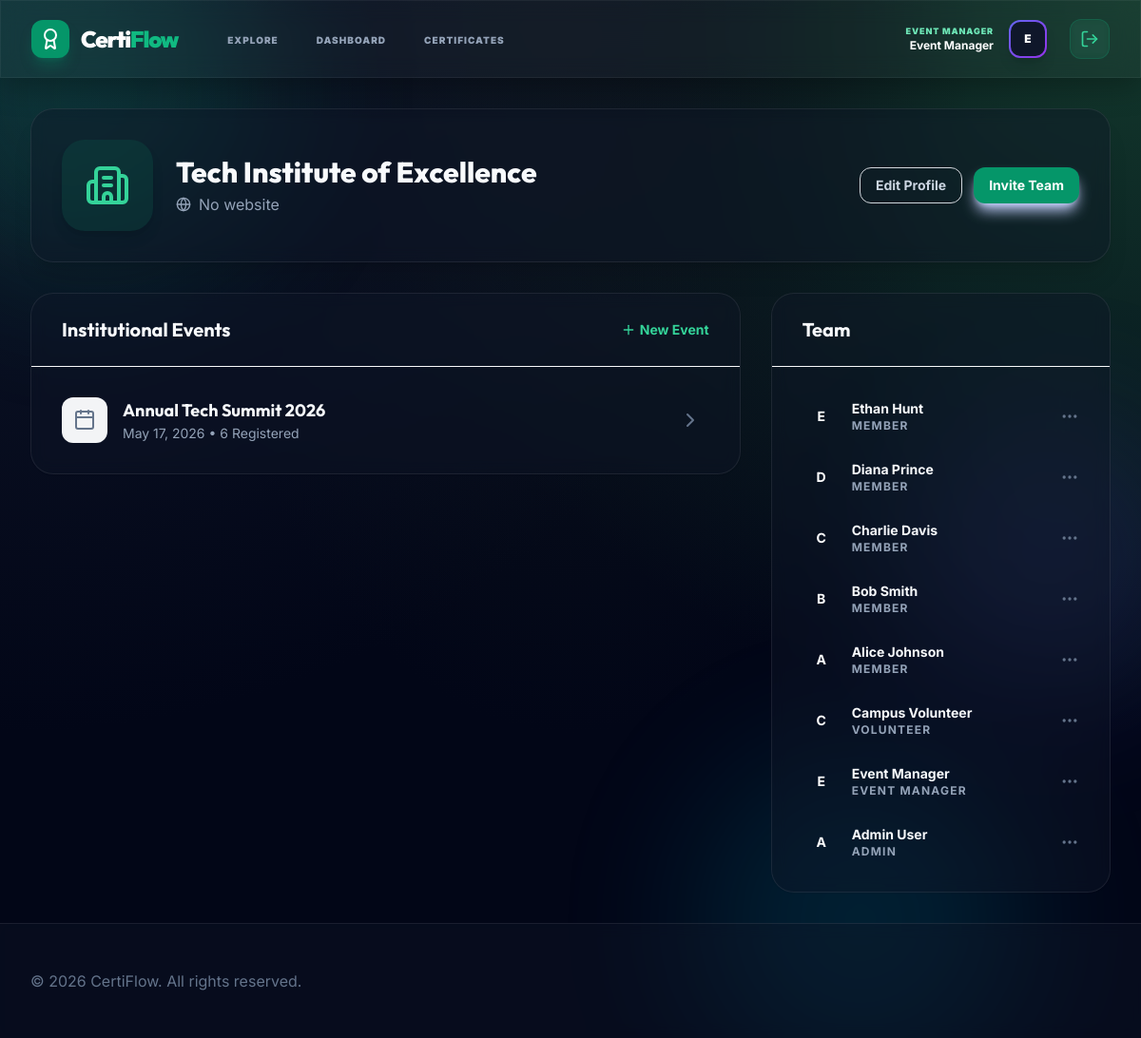
The page /organizations/tech-institute/ (signed in) on the database as committed earlier.
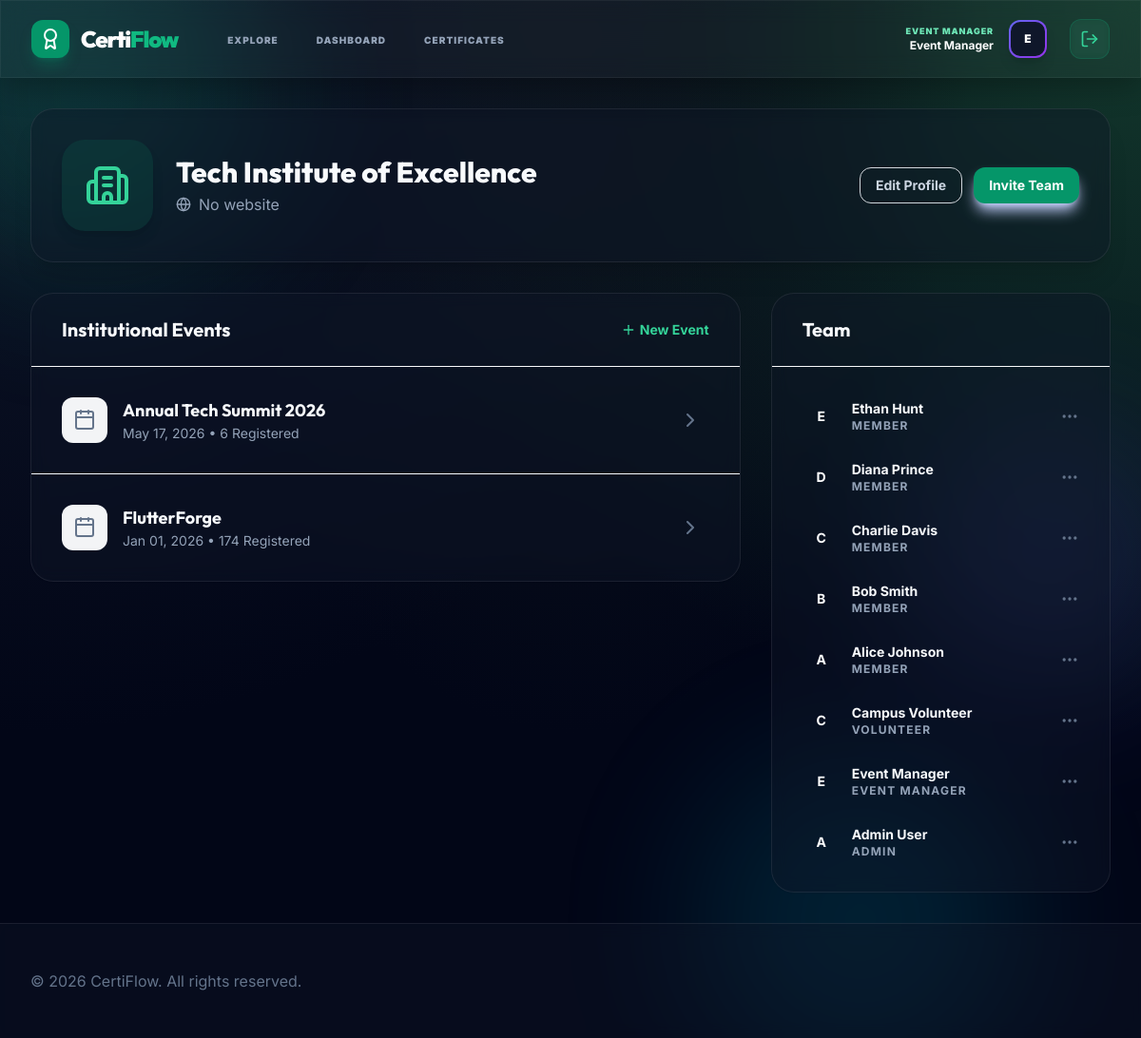
The same page on the database as committed later.
### events/models.py (models this page shows, shortened)
class Event(models.Model):
    class Status(models.TextChoices):
        DRAFT = 'draft', _('Draft')
        PUBLISHED = 'published', _('Published')
        REGISTRATION_CLOSED = 'registration_closed', _('Registration Closed')
        ONGOING = 'ongoing', _('Ongoing')
        COMPLETED = 'completed', _('Completed')
        CANCELLED = 'cancelled', _('Cancelled')
    class EventType(models.TextChoices):
        WORKSHOP = 'workshop', _('Workshop')
        SEMINAR = 'seminar', _('Seminar')
        CONFERENCE = 'conference', _('Conference')
        HACKATHON = 'hackathon', _('Hackathon')
        WEBINAR = 'webinar', _('Webinar')
        COMPETITION = 'competition', _('Competition')
        SOCIAL = 'social', _('Social Event')
        OTHER = 'other', _('Other')
    id = models.UUIDField(primary_key=True, default=uuid.uuid4, editable=False)
    organization = models.ForeignKey(Organization, on_delete=models.CASCADE, related_name='events')
    created_by = models.ForeignKey(User, on_delete=models.SET_NULL, null=True, related_name='created_events')
    title = models.CharField(max_length=300)
    slug = models.SlugField(max_length=300)
    description = models.TextField()
    event_type = models.CharField(max_length=20, choices=EventType.choices, default=EventType.WORKSHOP)
    banner_image = models.ImageField(upload_to='event_banners/', null=True, blank=True)
    tags = models.CharField(max_length=500, blank=True, help_text='Comma-separated tags')
    venue_name = models.CharField(max_length=300, blank=True)
    venue_address = models.TextField(blank=True)
    is_online = models.BooleanField(default=False)
    online_link = models.URLField(blank=True)
    start_datetime = models.DateTimeField()
    end_datetime = models.DateTimeField()
    registration_deadline = models.DateTimeField(null=True, blank=True)
    attendance_start = models.DateTimeField(null=True, blank=True)
    attendance_end = models.DateTimeField(null=True, blank=True)
    max_capacity = models.PositiveIntegerField(null=True, blank=True, help_text='Leave blank for unlimited')
    is_waitlist_enabled = models.BooleanField(default=False)
    certificate_eligibility_min_attendance_minutes = models.PositiveIntegerField(
        default=0, help_text='Minimum attendance minutes for certificate eligibility'
    )
    certificate_eligible_all = models.BooleanField(
        default=True, help_text='All registered participants get certificate'
    )
    status = models.CharField(max_length=30, choices=Status.choices, default=Status.DRAFT)
    is_featured = models.BooleanField(default=False)
    created_at = models.DateTimeField(auto_now_add=True)
    updated_at = models.DateTimeField(auto_now=True)
    class Meta:
        unique_together = ('organization', 'slug')
        ordering = ['-start_datetime']
        indexes = [
            models.Index(fields=['organization', 'status']),
            models.Index(fields=['start_datetime']),
            models.Index(fields=['slug']),
        ]
    @property
    def registered_count(self):
        return self.registrations.filter(status='confirmed').count()

### organizations/models.py (models this page shows, shortened)
class Membership(models.Model):
    class Role(models.TextChoices):
        OWNER = 'owner', _('Owner')
        ADMIN = 'admin', _('Admin')
        EVENT_MANAGER = 'event_manager', _('Event Manager')
        VOLUNTEER = 'volunteer', _('Volunteer')
        MEMBER = 'member', _('Member')
    id = models.UUIDField(primary_key=True, default=uuid.uuid4, editable=False)
    user = models.ForeignKey(User, on_delete=models.CASCADE, related_name='memberships')
    organization = models.ForeignKey(Organization, on_delete=models.CASCADE, related_name='memberships')
    role = models.CharField(max_length=20, choices=Role.choices, default=Role.MEMBER)
    is_active = models.BooleanField(default=True)
    joined_at = models.DateTimeField(auto_now_add=True)
    invited_by = models.ForeignKey(
        User, on_delete=models.SET_NULL, null=True, blank=True,
        related_name='sent_invitations'
    )
    class Meta:
        unique_together = ('user', 'organization')
        ordering = ['-joined_at']

### accounts/models.py (models this page shows, shortened)
class User(AbstractBaseUser, PermissionsMixin):
    class Role(models.TextChoices):
        SUPER_ADMIN = 'super_admin', _('Super Admin')
        ORG_ADMIN = 'org_admin', _('Organization Admin')
        EVENT_MANAGER = 'event_manager', _('Event Manager')
        VOLUNTEER = 'volunteer', _('Volunteer')
        PARTICIPANT = 'participant', _('Participant')
    id = models.UUIDField(primary_key=True, default=uuid.uuid4, editable=False)
    email = models.EmailField(_('email address'), unique=True)
    first_name = models.CharField(_('first name'), max_length=150, blank=True)
    last_name = models.CharField(_('last name'), max_length=150, blank=True)
    role = models.CharField(max_length=20, choices=Role.choices, default=Role.PARTICIPANT)
    avatar = models.ImageField(upload_to='avatars/', null=True, blank=True)
    phone = models.CharField(max_length=20, blank=True)
    bio = models.TextField(blank=True)
    is_staff = models.BooleanField(default=False)
    is_active = models.BooleanField(default=True)
    is_email_verified = models.BooleanField(default=False)
    date_joined = models.DateTimeField(default=timezone.now)
    last_login = models.DateTimeField(null=True, blank=True)
    updated_at = models.DateTimeField(auto_now=True)
    objects = UserManager()
    USERNAME_FIELD = 'email'
    REQUIRED_FIELDS = ['first_name', 'last_name']
    class Meta:
        verbose_name = _('user')
        verbose_name_plural = _('users')
        ordering = ['-date_joined']
        indexes = [
            models.Index(fields=['email']),
            models.Index(fields=['role']),
        ]
    def get_full_name(self):
        full_name = f'{self.first_name} {self.last_name}'.strip()
        return full_name or self.email
    def get_short_name(self):
        return self.first_name or self.email.split('@')[0]

### organizations/views.py (the view)
# urls.py: path('<slug:slug>/', views.organization_detail, name='org_detail'),
@login_required
def organization_detail(request, slug):
    organization = get_object_or_404(Organization, slug=slug)
    if not request.user.is_superuser and not organization.memberships.filter(user=request.user).exists():
        from django.core.exceptions import PermissionDenied
        raise PermissionDenied
    events = organization.events.all().order_by('-start_datetime')
    memberships = organization.memberships.all()
    return render(request, 'organizations/org_detail.html', {
        'organization': organization,
        'events': events,
        'memberships': memberships,
        'is_admin': request.user.is_superuser or organization.memberships.filter(user=request.user, role='admin').exists()
    })

### organizations/context_processors.py (called while the page is built)
def current_organization(request):
    if not request.user.is_authenticated:
        return {}
    org_id = request.session.get('current_org_id')
    if org_id:
        try:
            organization = Organization.objects.get(id=org_id)
            return {'current_org': organization}
        except Organization.DoesNotExist:
            pass
    membership = request.user.memberships.filter(is_active=True).first()
    if membership:
        request.session['current_org_id'] = str(membership.organization.id)
        return {'current_org': membership.organization}
    return {}

### templates/organizations/org_detail.html (shortened to what the changed rows need)
{% extends "base.html" %}
{% block content %}
<div class="max-w-7xl mx-auto px-4 sm:px-6 lg:px-8 py-8">
    <div class="bg-white rounded-3xl shadow-xl border border-gray-100 overflow-hidden mb-8">
        <div class="p-8 md:flex items-center justify-between">
            <div class="flex items-center">
                <div>
                    <h1 class="text-3xl font-extrabold text-gray-900 font-heading">{{ organization.name }}</h1>
                </div>
            </div>
        </div>
    </div>
    <div class="grid grid-cols-1 lg:grid-cols-3 gap-8">
        <div class="lg:col-span-2 space-y-8">
            <div class="bg-white rounded-3xl shadow-sm border border-gray-100 overflow-hidden">
                <div class="divide-y divide-gray-50">
                    {% for event in events %}
                    <div class="p-8 hover:bg-gray-50 transition-colors">
                        <div class="flex items-center justify-between">
                            <div class="flex items-center">
                                <div class="w-12 h-12 bg-gray-100 rounded-xl flex items-center justify-center text-gray-400 mr-4">
                                    <i data-lucide="calendar" class="w-6 h-6"></i>
                                </div>
                                <div>
                                    <h4 class="text-lg font-bold text-gray-900">{{ event.title }}</h4>
                                    <p class="text-sm text-gray-500">{{ event.start_datetime|date:"M d, Y" }} &bull; {{ event.registered_count }} Registered</p>
                                </div>
                            </div>
                            <a href="{% url 'events:event_detail' event.id %}" class="p-2 text-gray-400 hover:text-indigo-600">
                                <i data-lucide="chevron-right" class="w-6 h-6"></i>
                            </a>
                        </div>
                    </div>
                    {% empty %}
                    <div class="p-12 text-center text-gray-500 italic">No events found for this organization.</div>
                    {% endfor %}
                </div>
            </div>
        </div>
        <div class="space-y-8">
            <div class="bg-white rounded-3xl shadow-sm border border-gray-100 overflow-hidden">
                <div class="p-8 space-y-6">
                    {% for membership in memberships %}
                    <div class="flex items-center justify-between">
                        <div class="flex items-center">
                            <div class="h-10 w-10 rounded-full gradient-bg flex items-center justify-center text-white font-bold mr-3 text-sm">
                                {{ membership.user.get_short_name.0|upper }}
                            </div>
                            <div>
                                <p class="text-sm font-bold text-gray-900">{{ membership.user.get_full_name }}</p>
                                <p class="text-xs text-gray-500 uppercase font-bold tracking-widest">{{ membership.get_role_display }}</p>
                            </div>
                        </div>
                        <button class="text-gray-400 hover:text-gray-600"><i data-lucide="more-horizontal" class="w-5 h-5"></i></button>
                    </div>
                    {% endfor %}
                </div>
            </div>
        </div>
    </div>
</div>
{% endblock %}

Rows that differ between the two databases and show on the page:
added Event: title "FlutterForge", start_datetime "Jan 01, 2026", registered_count "174"
